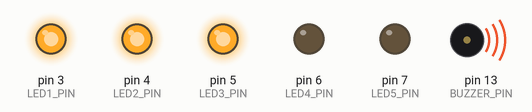
This sketch was run on a simulated Arduino Uno, built with avr-gcc and run on an emulated ATmega328P. On the bench: output pins drawn as LEDs (lit = HIGH), buzzer (waves = sounding). Random numbers use the default seed unless the sketch sets one.

Above: at 0.08 s.
At 4.27 s:
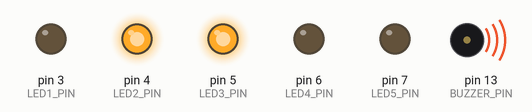
At 9.01 s:
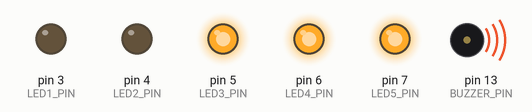
At 18.49 s:
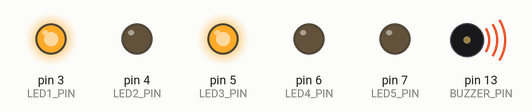
At 27.97 s:
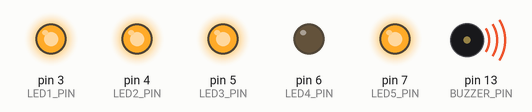
At 39.32 s:
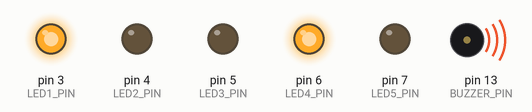
Timing chart, 0 to 40.0 s (numbered marks = the images above):
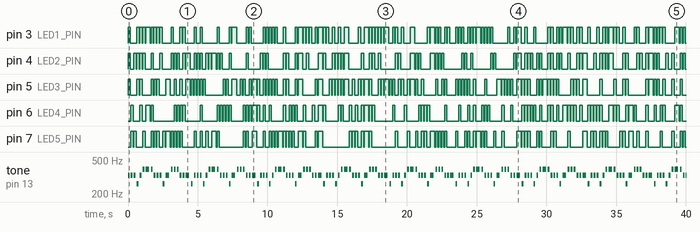

Measured:
- by itself, pin 6 (LED4_PIN): LOW → HIGH at 0.21 s, → LOW 0.16 s later, → HIGH 0.48 s later, → LOW 0.16 s later, … (166 changes in this stretch)
- by itself, tone on pin 13 (BUZZER_PIN): plays 330 Hz for 0.13 s, 330 Hz for 0.13 s, 330 Hz for 0.13 s, 262 Hz for 0.13 s, 330 Hz for 0.13 s, 392 Hz for 0.13 s … (170 notes in this stretch)

The sketch:

team_buzzer.ino
```cpp
#include"pitches.h"
#define BUZZER_PIN 13     // 피에조 부저의 핀 번호
#define LED1_PIN 3       // LED 1의 핀 번호
#define LED2_PIN 4       // LED 2의 핀 번호
#define LED3_PIN 5       // LED 3의 핀 번호
#define LED4_PIN 6       // LED 4의 핀 번호
#define LED5_PIN 7       // LED 5의 핀 번호

int melody[] = {
  NOTE_E4, NOTE_E4, NOTE_E4, NOTE_C4, NOTE_E4, NOTE_G4,
  NOTE_G4, NOTE_G4, NOTE_E4, NOTE_E4, NOTE_E4, NOTE_C4,
  NOTE_E4, NOTE_G4, NOTE_G4, NOTE_G4, NOTE_E4, NOTE_E4,
  NOTE_E4, NOTE_C4
};

int noteDurations[] = {
  8, 8, 8, 8, 8, 8,
  4, 8, 8, 8, 8, 8,
  4, 8, 8, 8, 8, 8,
  4, 8
};


void setup() {
  pinMode(BUZZER_PIN, OUTPUT);
  pinMode(LED1_PIN, OUTPUT);
  pinMode(LED2_PIN, OUTPUT);
  pinMode(LED3_PIN, OUTPUT);
  pinMode(LED4_PIN, OUTPUT);
  pinMode(LED5_PIN, OUTPUT);
}


void loop() {

  for (int i = 0; i < sizeof(melody) / sizeof(melody[0]); i++) {
    int noteDuration = 1000 / noteDurations[i];
    tone(BUZZER_PIN, melody[i], noteDuration);
    digitalWrite(LED1_PIN, random(2) == 0 ? LOW : HIGH); // LED1 ON 또는 OFF
    digitalWrite(LED2_PIN, random(2) == 0 ? LOW : HIGH); // LED2 ON 또는 OFF
    digitalWrite(LED3_PIN, random(2) == 0 ? LOW : HIGH); // LED3 ON 또는 OFF
    digitalWrite(LED4_PIN, random(2) == 0 ? LOW : HIGH); // LED4 ON 또는 OFF
    digitalWrite(LED5_PIN, random(2) == 0 ? LOW : HIGH); // LED5 ON 또는 OFF
    delay(noteDuration * 1.30);
    noTone(BUZZER_PIN);
    digitalWrite(LED1_PIN, LOW); // 모든 LED 끄기
    digitalWrite(LED2_PIN, LOW);
    digitalWrite(LED3_PIN, LOW);
    digitalWrite(LED4_PIN, LOW);
    digitalWrite(LED5_PIN, LOW);
    delay(50); // LED가 끄고 다음 노트가 시작되기 전에 약간의 딜레이 추가
  }
}
```

pitches.h
```cpp
/*************************************************
   Public Constants
 *************************************************/

#define NOTE_B0 31
#define NOTE_C1 33
#define NOTE_CS1 35
#define NOTE_D1 37
#define NOTE_DS1 39
#define NOTE_E1 41
#define NOTE_F1 44
#define NOTE_FS1 46
#define NOTE_G1 49
#define NOTE_GS1 52
#define NOTE_A1 55
#define NOTE_AS1 58
#define NOTE_B1 62
#define NOTE_C2 65
#define NOTE_CS2 69
#define NOTE_D2 73
#define NOTE_DS2 78
#define NOTE_E2 82
#define NOTE_F2 87
#define NOTE_FS2 93
#define NOTE_G2 98
#define NOTE_GS2 104
#define NOTE_A2 110
#define NOTE_AS2 117
#define NOTE_B2 123
#define NOTE_C3 131
#define NOTE_CS3 139
#define NOTE_D3 147
#define NOTE_DS3 156
#define NOTE_E3 165
#define NOTE_F3 175
#define NOTE_FS3 185
#define NOTE_G3 196
#define NOTE_GS3 208
#define NOTE_A3 220
#define NOTE_AS3 233
#define NOTE_B3 247
#define NOTE_C4 262
#define NOTE_CS4 277
#define NOTE_D4 294
#define NOTE_DS4 311
#define NOTE_E4 330
#define NOTE_F4 349
#define NOTE_FS4 370
#define NOTE_G4 392
#define NOTE_GS4 415
#define NOTE_A4 440
#define NOTE_AS4 466
#define NOTE_B4 494
#define NOTE_C5 523
#define NOTE_CS5 554
#define NOTE_D5 587
#define NOTE_DS5 622
#define NOTE_E5 659
#define NOTE_F5 698
#define NOTE_FS5 740
#define NOTE_G5 784
#define NOTE_GS5 831
#define NOTE_A5 880
#define NOTE_AS5 932
#define NOTE_B5 988
#define NOTE_C6 1047
#define NOTE_CS6 1109
#define NOTE_D6 1175
#define NOTE_DS6 1245
#define NOTE_E6 1319
#define NOTE_F6 1397
#define NOTE_FS6 1480
#define NOTE_G6 1568
#define NOTE_GS6 1661
#define NOTE_A6 1760
#define NOTE_AS6 1865
#define NOTE_B6 1976
#define NOTE_C7 2093
#define NOTE_CS7 2217
#define NOTE_D7 2349
#define NOTE_DS7 2489
#define NOTE_E7 2637
#define NOTE_F7 2794
#define NOTE_FS7 2960
#define NOTE_G7 3136
#define NOTE_GS7 3322
#define NOTE_A7 3520
#define NOTE_AS7 3729
#define NOTE_B7 3951
#define NOTE_C8 4186
#define NOTE_CS8 4435
#define NOTE_D8 4699
#define NOTE_DS8 4978
```
